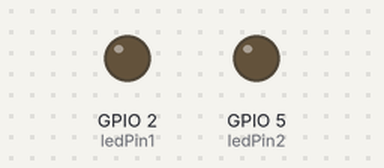
Bench run of a sketch on a simulated ESP32. On the bench: output pins drawn as LEDs (lit = HIGH). What the sketch prints to the serial monitor is not drawn.

Above: at 0.15 s.
Timing chart, 0 to 1.6 s (numbered marks = the images above):
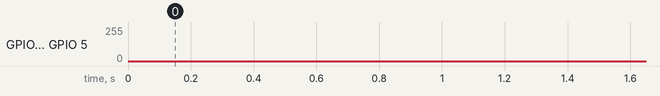

The sketch:

LED_breath.ino
```cpp
// 定义两个LED引脚
const int ledPin1 = 2;
const int ledPin2 = 5;

// 设置PWM属性
const int freq = 5000;          // 频率 5000Hz
const int resolution = 8;       // 分辨率 8位 (0-255)

void setup() {
  Serial.begin(115200);


  ledcAttach(ledPin1, freq, resolution);
  ledcAttach(ledPin2, freq, resolution);
}

void loop() {
  // 逐渐变化：LED1变亮，同时LED2变暗（相反）
  for(int dutyCycle = 0; dutyCycle <= 255; dutyCycle++){
    ledcWrite(ledPin1, dutyCycle);          // LED1：0→255（变亮）
    ledcWrite(ledPin2, 255 - dutyCycle);    // LED2：255→0（变暗）
    delay(3);Serial.print("当前亮度: "); Serial.println(dutyCycle);
  }

  // 逐渐变化：LED1变暗，同时LED2变亮（相反）
  for(int dutyCycle = 255; dutyCycle >= 0; dutyCycle--){
    ledcWrite(ledPin1, dutyCycle);          // LED1：255→0（变暗）
    ledcWrite(ledPin2, 255 - dutyCycle);    // LED2：0→255（变亮）
    delay(3);Serial.print("当前亮度: "); Serial.println(dutyCycle);
  }

  Serial.println("Breathing cycle completed");
}
```
